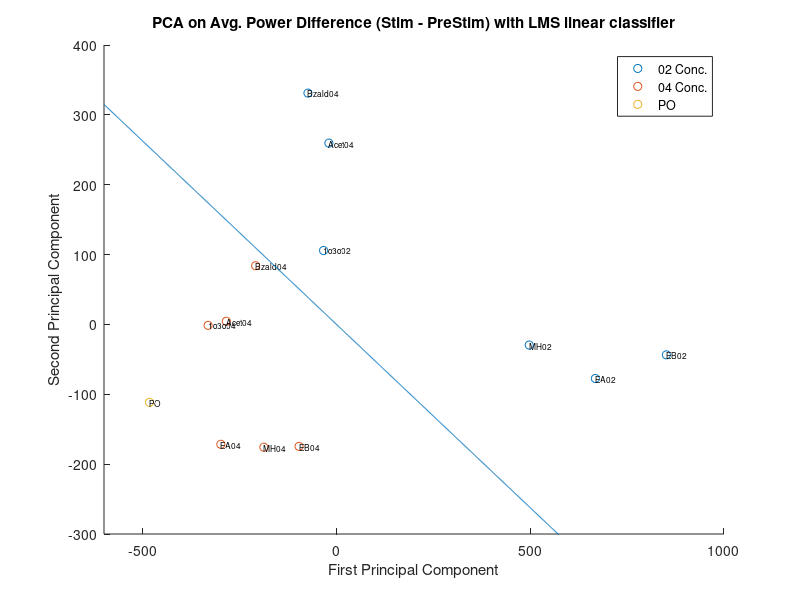

MATLAB code to generate this figure:
clc;
clear;
close all;

% load data
load ('GlobalOdorStimMat.mat');

% difference power
diff = zeros(922,12);
diff(:,1) = (o_1o3o02_stim - o_1o3o02_prestim);
diff(:,2) = (o_1o3o04_stim - o_1o3o04_prestim);
diff(:,3) = (o_Acet02_stim - o_Acet02_prestim);
diff(:,4) = (o_Acet04_stim - o_Acet04_prestim);
diff(:,5) = (o_Bzald02_stim - o_Bzald02_prestim);
diff(:,6) = (o_Bzald04_stim - o_Bzald04_prestim);
diff(:,7) = (o_EA02_stim - o_EA02_prestim);
diff(:,8) = (o_EA04_stim - o_EA04_prestim);
diff(:,9) = (o_EB02_stim - o_EB02_prestim);
diff(:,10) = (o_EB04_stim - o_EB04_prestim);
diff(:,11) = (o_MH02_stim - o_MH02_prestim);
diff(:,12) = (o_MH04_stim - o_MH04_prestim);
diff(:,13) = (o_PO_stim - o_PO_prestim);
diff = diff'; % transpose to get oders as observations and rois as features

% create labels
labels = {...
           '1o3o02';'1o3o04';...
           'Acet04';'Acet04';...
           'Bzald04';'Bzald04';...
           'EA02';'EA04';...
           'EB02';'EB04';...
           'MH02';'MH04';...
           'PO';
         };

% do pca
[coeff, score, latent] = pca(diff);
figure('Position',[0,0,1000,500]);
scatter(score(1:2:12,1),score(1:2:12,2));
hold on;
scatter(score(2:2:12,1),score(2:2:12,2));
scatter(score(13,1),score(13,2));
for i=1:13
   text(score(i,1),score(i,2),labels{i},'FontSize',6);
end

% fit linear model with least squares solution

% labels 1 = high conc., -1 = low conc.
lbl = [1;-1;1;-1;1;-1;1;-1;1;-1;1;-1;-1];
w = pinv(score(:,1:2))*lbl;
x1 = -600:1:1000;
x2 = -w(1)*x1/w(2);
plot(x1,x2);
xlim([-600,1000])
ylim([-300,400]);
xlabel('First Principal Component');
ylabel('Second Principal Component');
legend({'02 Conc.','04 Conc.','PO'})
title('PCA on Avg. Power Difference (Stim - PreStim) with LMS linear classifier')
